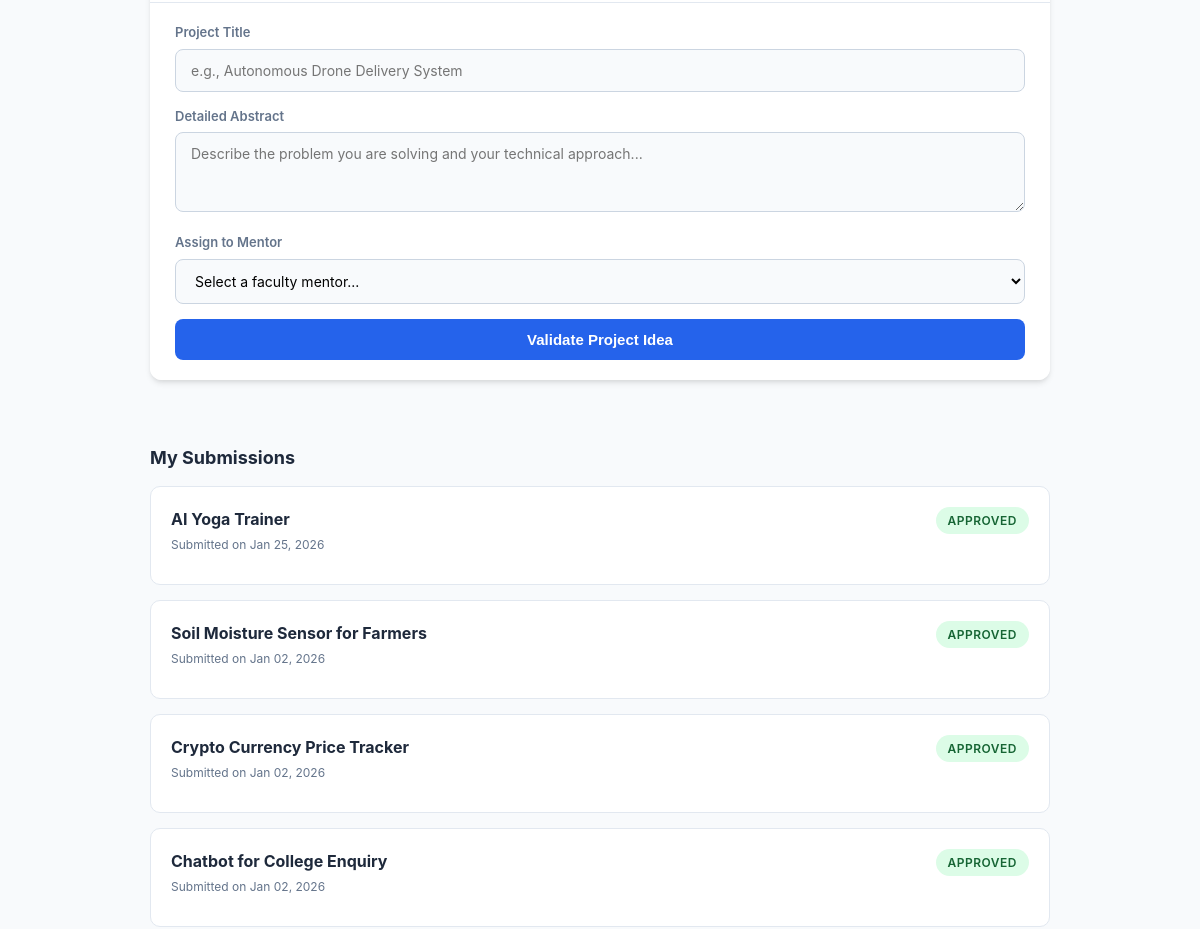
The page /student/ (signed in, middle part) on the database as committed earlier.
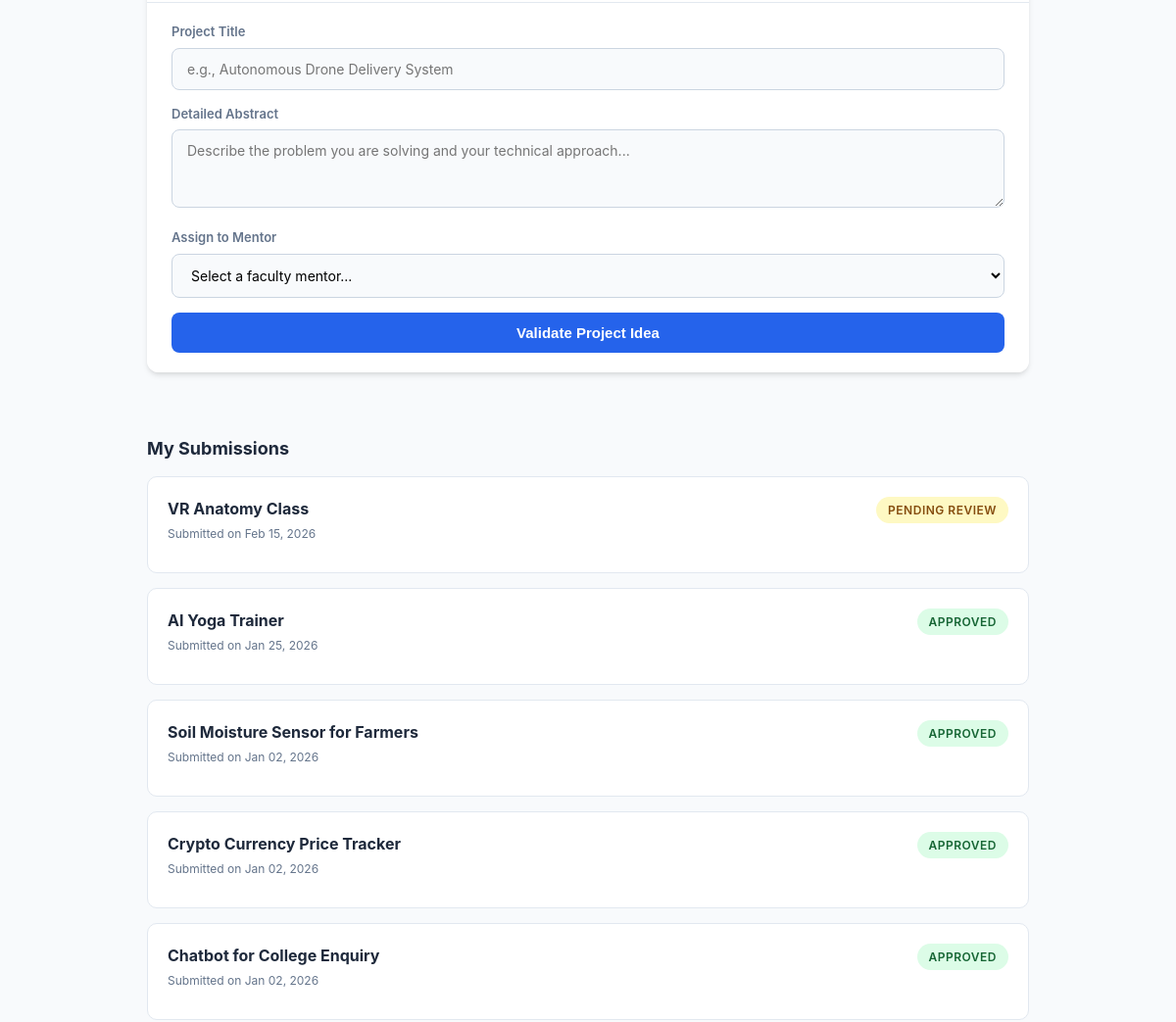
The same page on the database as committed later.
### main/models.py (models this page shows, shortened)
class Project(models.Model):
    STATUS_CHOICES = [
        ('PENDING', 'Pending Mentor Review'),
        ('APPROVED', 'Approved'),
        ('REJECTED', 'Rejected'),
    ]
    student = models.ForeignKey(User, on_delete=models.CASCADE)
    assigned_mentor = models.ForeignKey(User, on_delete=models.SET_NULL, null=True, blank=True, related_name='mentored_projects')
    title = models.CharField(max_length=200)
    abstract = models.TextField()
    status = models.CharField(max_length=10, choices=STATUS_CHOICES, default='PENDING')
    mentor_comment = models.TextField(blank=True, null=True) # If rejected, why?
    created_at = models.DateTimeField(auto_now_add=True)

### main/views.py (the view, shortened to what this page needs)
# urls.py: path('student/', views.student_chat, name='student_chat'),
@login_required
def student_chat(request):
    response_message = None
    message_class = ""
    similar_project = None
    similarity_score = 0
    suggestions = None
    my_projects = Project.objects.filter(student=request.user).order_by('-created_at')
    mentors = User.objects.filter(is_staff=True)
    needs_suggestions = False
    failed_title = ""
    failed_abstract = ""
    similar_project_name = ""
    return render(request, 'main/student_chat.html', {
        'response_message': response_message,
        'message_class': message_class,
        'similar_project': similar_project,
        'similarity_score': similarity_score,
        'my_projects': my_projects,
        'suggestions': suggestions,
        'mentors': mentors,
        'needs_suggestions': needs_suggestions,
        'failed_title': failed_title,
        'failed_abstract': failed_abstract,
        'similar_project_name': similar_project_name,
    })

### main/templates/main/student_chat.html (shortened to what this page needs)
<!DOCTYPE html>
<html lang="en">
<head>
</head>
<body>
<div class="main-container">
    <div class="chat-section">
        <div class="chat-input-area">
            <form method="POST">
                <div class="input-group">
                    <label>Project Title</label>
                    <input type="text" name="title" required placeholder="e.g., Autonomous Drone Delivery System">
                </div>
                <div class="input-group">
                    <label>Detailed Abstract</label>
                    <textarea name="abstract" required placeholder="Describe the problem you are solving and your technical approach..."></textarea>
                </div>
                <div class="input-group">
                    <label>Assign to Mentor</label>
                    <select name="mentor_id" required>
                        <option value="" disabled selected>Select a faculty mentor...</option>
                    </select>
                </div>
                <button type="submit" class="submit-btn">
                    <span>Validate Project Idea</span>
                </button>
            </form>
        </div>
    </div>
    <div class="submissions-section">
        <h2>My Submissions</h2>
        {% if my_projects %}
            {% for project in my_projects %}
            <div class="project-card">
                <div class="project-info">
                    <h4>{{ project.title }}</h4>
                    <div class="project-meta">Submitted on {{ project.created_at|date:"M d, Y" }}</div>
                </div>
                <div class="project-status">
                    {% if project.status == 'APPROVED' %}
                        <span class="status-badge status-approved">Approved</span>
                    {% elif project.status == 'REJECTED' %}
                        <span class="status-badge status-rejected">Rejected</span>
                    {% else %}
                        <span class="status-badge status-pending">Pending Review</span>
                    {% endif %}
                </div>
            </div>
            {% endfor %}
        {% endif %}
    </div>
</div>
</body>
</html>

Rows that differ between the two databases and show on the page:
added Project: title "VR Anatomy Class", created_at "Feb 15, 2026", status "PENDING REVIEW"
